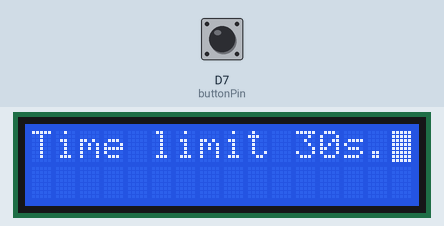
Simulated run of this sketch. Board: ESP8266 (NodeMCU). On the bench: 16×2 character LCD. Inputs (shaded band) come from the test bench; at power-on: D7 (buttonPin) LOW. What the sketch prints to the serial monitor is not drawn.

Above: at 2.1 s.
At 7.1 s:
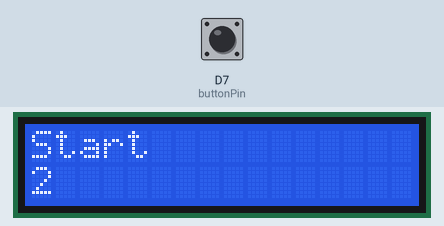
7.2 s: D7 (buttonPin) pulled HIGH for 1.2 s
At 8.16 s:
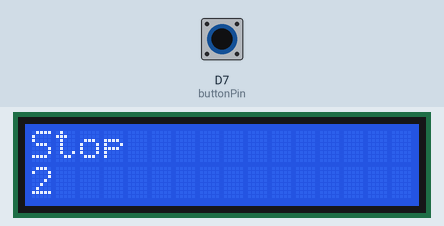
9.9 s: D7 (buttonPin) pulled HIGH for 1.2 s
At 10.9 s:
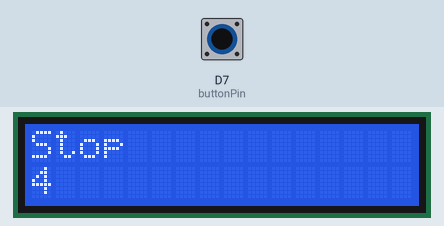
12.6 s: D7 (buttonPin) pulled HIGH for 3.2 s
At 14.2 s:
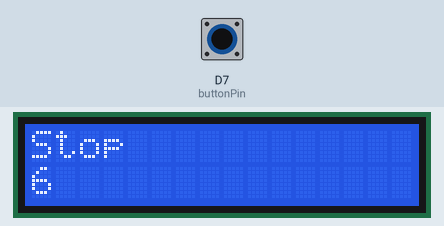
Timing chart, 0 to 15.7 s (numbered marks = the images above; inputs shaded):
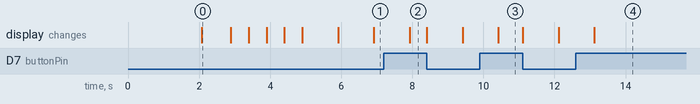

Measured:
- after the input at 7.2 s, the display: changes after 0.73 s (image 2)
- after the input at 9.9 s, the display: changes after 0.52 s (image 3)
- after the input at 12.6 s, the display: changes after 0.52 s (image 4)
- what the display in image 0 shows lasts 0.8 s, from 2.1 s to 2.9 s

The sketch:

my_own_timer.ino
```cpp
#include <Wire.h>
#include <LiquidCrystal_I2C.h>
LiquidCrystal_I2C lcd(0x27, 16, 2);

int buttonPin = D7;
int buttonState = 0;
int i = 1;
void start_up(){
  Serial.println("Time limit 30s.");
  lcd.setCursor(0, 0);
  lcd.print("Time limit 30s.");
  lcd.blink();
  delay(800);
  Serial.println("Time start in");
  lcd.clear();
  lcd.print("Time start in");
  lcd.setCursor(0, 1);
  Serial.print("3");
  lcd.print("3");
  delay(500);
  Serial.print(".");
  lcd.blink();
  lcd.print(" ");
  delay(500);
  Serial.print("2");
  lcd.print("2");
  delay(500);
  lcd.blink();
  lcd.print(" ");
  Serial.print(".");
  delay(500);
  Serial.println("1");
  lcd.print("1");
  lcd.blink();
  delay(1000);
  lcd.noBlink();
  lcd.clear();
}
void setup() {
  // put your setup code here, to run once:
  lcd.begin();
  lcd.backlight();
  pinMode(buttonPin,INPUT); //input from button
  Serial.begin (9600);
  delay(2000);

  start_up();

}

void loop() {
  // put your main code here, to run repeatedly:
  buttonState = digitalRead(buttonPin); //read input from D1
  // push button to stop time and release to continue.
  if(buttonState == HIGH){
    Serial.println("Stop");
    lcd.setCursor(0,0);
    lcd.print("Stop ");
  }
  else{
    Serial.println("Start");
    lcd.setCursor(0,0);
    lcd.print("Start");
    lcd.setCursor(0,1);
    lcd.print(i);
    Serial.println(i);
    i += 1;
    delay(1000);
  }
  // reset time when it reach to 30 seconds.
  if(i > 30){
    Serial.println("Reset");
    lcd.setCursor(0,0);
    lcd.print("Reset");
    lcd.blink();
    delay(1000);
    lcd.noBlink();
    lcd.clear();
    i = 1;
  }


}
```
